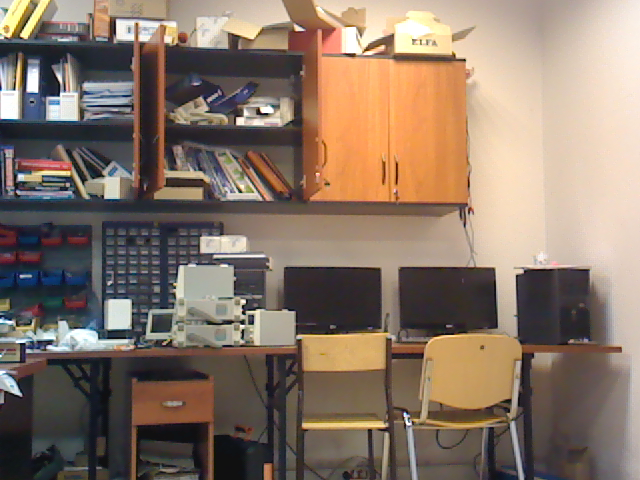
#> input picture Lab8/images/forward-1.bmp, 640 x 480 px
$ python detect.py
#> lines starting #> are read from the running program, lines starting #| are printed output that depends on the picture
import cv2
import numpy as np
from time import time

image = cv2.imread("images/forward-1.bmp")
#> image is the input picture: shape (480, 640, 3); mean B, G, R 103.5, 117.9, 136.1

fast = cv2.FastFeatureDetector_create()
orb = cv2.ORB_create()
sift = cv2.SIFT_create()

tick = time()
keypoints_fast = fast.detect(image)
#> keypoints_fast = 3631 keypoints; strongest (x, y, size): (58, 95, 7), (14, 89, 7), (464, 59, 7), (237, 118, 7)
print(f"FAST num of keypoints: {len(keypoints_fast)}")
#| FAST num of keypoints: 3631
print(f"FAST time: {time() - tick:.4f} s")
print()

image_fast = np.zeros_like(image)
cv2.drawKeypoints(image, keypoints_fast, image_fast)
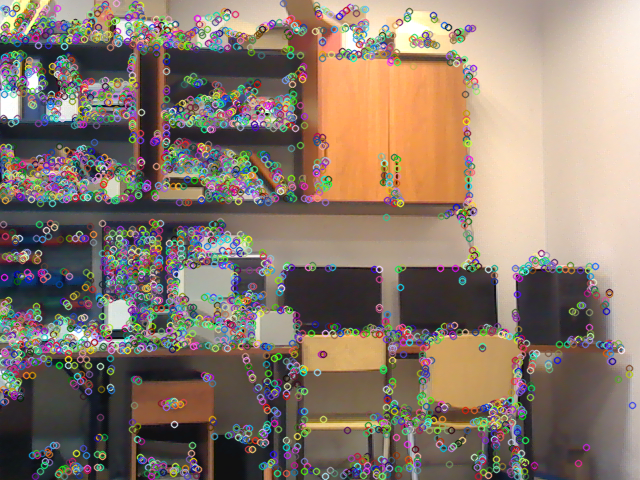
#> image_fast: shape (480, 640, 3); mean B, G, R 108.8, 121.8, 137.7

tick = time()
keypoints_orb = orb.detect(image)
#> keypoints_orb = 500 keypoints; strongest (x, y, size): (261, 111, 31), (263, 112, 37.2), (58, 95, 31), (237, 118, 31)
print(f"ORB num of keypoints: {len(keypoints_orb)}")
#| ORB num of keypoints: 500
print(f"OBR time: {time() - tick:.4f} s")
print()

image_orb = np.zeros_like(image)
cv2.drawKeypoints(image, keypoints_orb, image_orb)
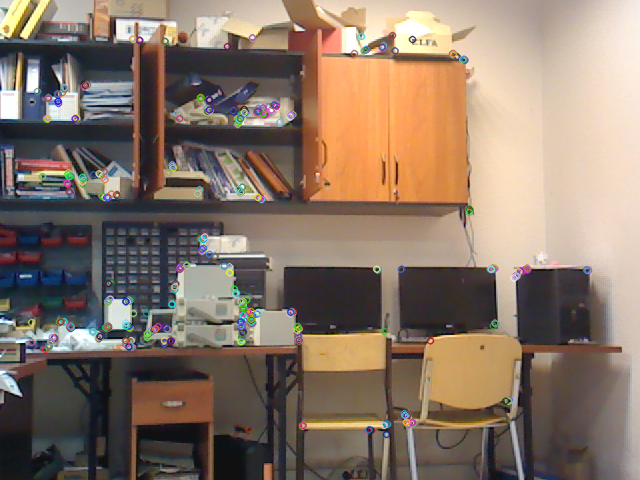
#> image_orb: shape (480, 640, 3); mean B, G, R 103.7, 117.9, 135.9

tick = time()
keypoints_sift = orb.detect(image)
#> keypoints_sift has the same summary as keypoints_orb
print(f"SIFT num of keypoints: {len(keypoints_sift)}")
#| SIFT num of keypoints: 500
print(f"SIFT time: {time() - tick:.4f} s")
print()

image_sift = np.zeros_like(image)
cv2.drawKeypoints(image, keypoints_sift, image_sift)
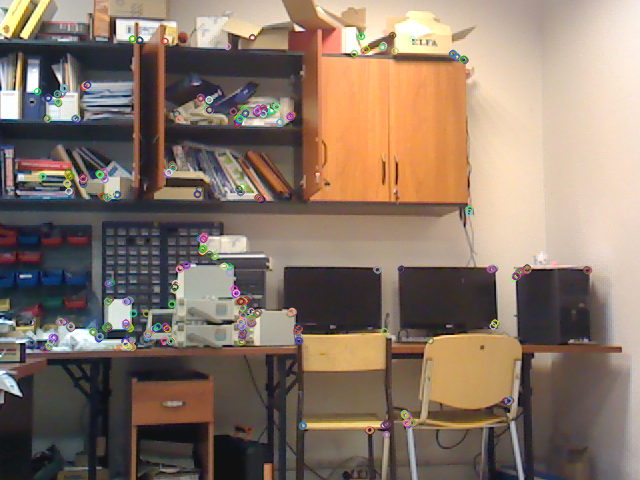
#> image_sift: shape (480, 640, 3); mean B, G, R 103.4, 117.9, 136

brief = cv2.xfeatures2d.BriefDescriptorExtractor_create()
tick = time()
keypoints_fast, desc_brief = brief.compute(image, keypoints_fast)
#> keypoints_fast = 2968 keypoints; strongest (x, y, size): (58, 95, 7), (464, 59, 7), (237, 118, 7), (242, 312, 7)
print(f"BRIEF time: {time() - tick:.4f} s")
print(desc_brief.shape)
#| (2968, 32)
print()

tick = time()
keypoints_orb, desc_orb = orb.compute(image, keypoints_orb)
print(f"ORB time: {time() - tick:.4f} s")
print(desc_orb.shape)
#| (500, 32)
print()

tick = time()
keypoints_sift, desc_sift = sift.compute(image, keypoints_sift)
print(f"SIFT time: {time() - tick:.4f} s")
print(desc_sift.shape)
#| (500, 128)
print()

cv2.imshow("fast", image_fast)
cv2.imshow("orb", image_orb)
cv2.imshow("sift", image_sift)

cv2.waitKey(0)
cv2.destroyAllWindows()

$ run again, with Lab8/images/forward-2.bmp copied over Lab8/images/forward-1.bmp
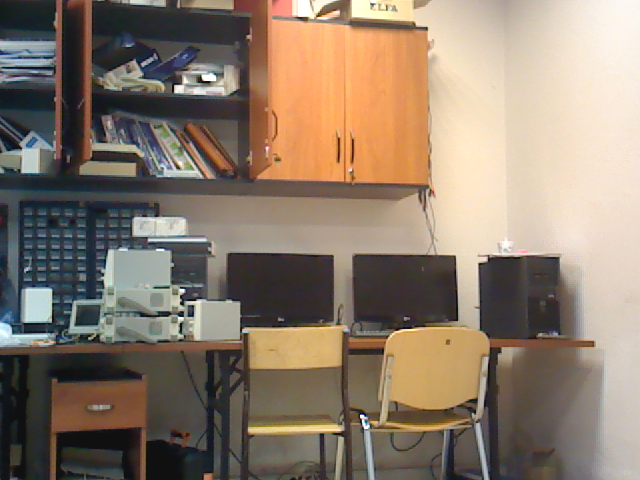
#> input picture Lab8/images/forward-2.bmp, 640 x 480 px
#> image is the input picture: shape (480, 640, 3); mean B, G, R 107.8, 123.7, 139.6
#> `keypoints_fast = fast.detect(image)`: keypoints_fast = 2784 keypoints; strongest (x, y, size): (362, 415, 7), (180, 303, 7), (175, 86, 7), (426, 27, 7)
#| FAST num of keypoints: 2784
#> `cv2.drawKeypoints(image, keypoints_fast, image_fast)`:
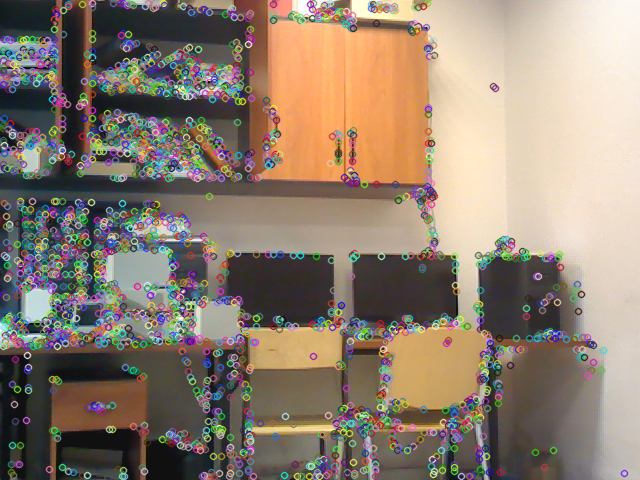
#> image_fast: shape (480, 640, 3); mean B, G, R 112.7, 127.6, 142.6
#> keypoints_orb = 500 keypoints; strongest (x, y, size): (362, 415, 31), (204, 80, 31), (175, 86, 31), (183, 291, 31)
#| ORB num of keypoints: 500
#> keypoints_sift has the same summary as keypoints_orb
#| SIFT num of keypoints: 500
#> `cv2.drawKeypoints(image, keypoints_sift, image_sift)`:
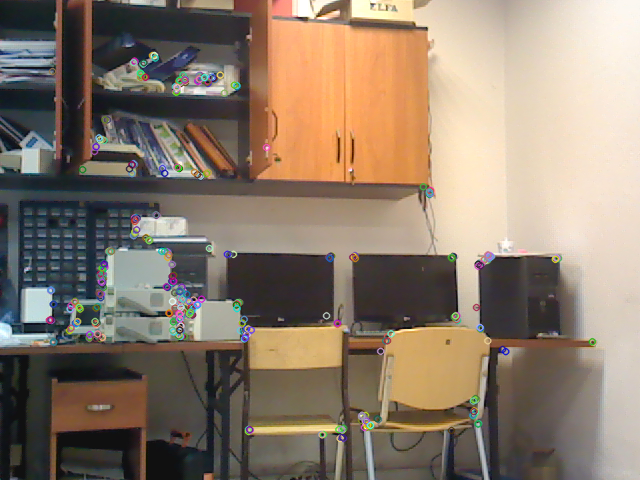
#> image_sift: shape (480, 640, 3); mean B, G, R 108.1, 123.8, 139.6
#> `keypoints_fast, desc_brief = brief.compute(image, keypoints_fast)`: keypoints_fast = 2365 keypoints; strongest (x, y, size): (362, 415, 7), (180, 303, 7), (175, 86, 7), (183, 291, 7)
#| (2365, 32)
#| (500, 32)
#| (500, 128)

$ run again, with Lab8/images/forward-3.bmp copied over Lab8/images/forward-1.bmp
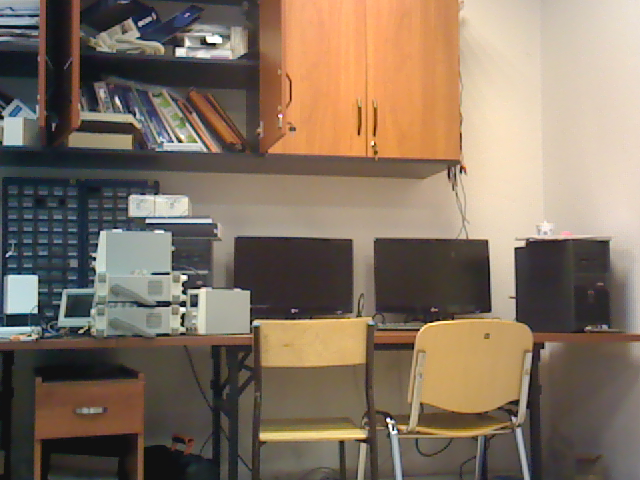
#> input picture Lab8/images/forward-3.bmp, 640 x 480 px
#> image is the input picture: shape (480, 640, 3); mean B, G, R 97.2, 114, 130.9
#> `keypoints_fast = fast.detect(image)`: keypoints_fast = 2667 keypoints; strongest (x, y, size): (393, 429, 7), (388, 419, 7), (172, 141, 7), (515, 248, 7)
#| FAST num of keypoints: 2667
#> `cv2.drawKeypoints(image, keypoints_fast, image_fast)`:
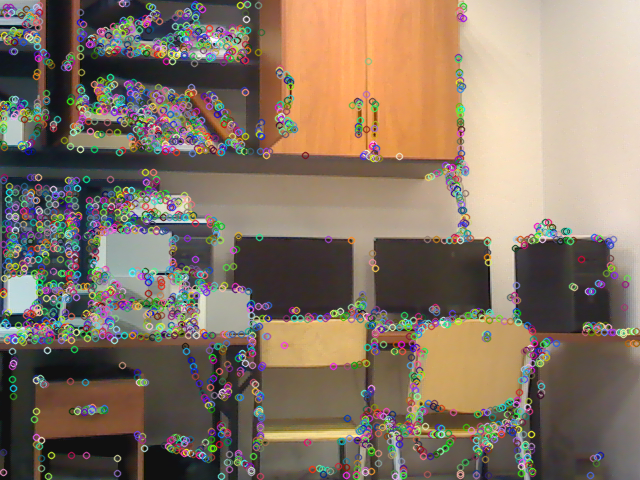
#> image_fast: shape (480, 640, 3); mean B, G, R 102.2, 118, 134
#> keypoints_orb = 500 keypoints; strongest (x, y, size): (388, 419, 31), (185, 277, 31), (208, 42, 31), (393, 429, 31)
#| ORB num of keypoints: 500
#> keypoints_sift has the same summary as keypoints_orb
#| SIFT num of keypoints: 500
#> `cv2.drawKeypoints(image, keypoints_sift, image_sift)`:
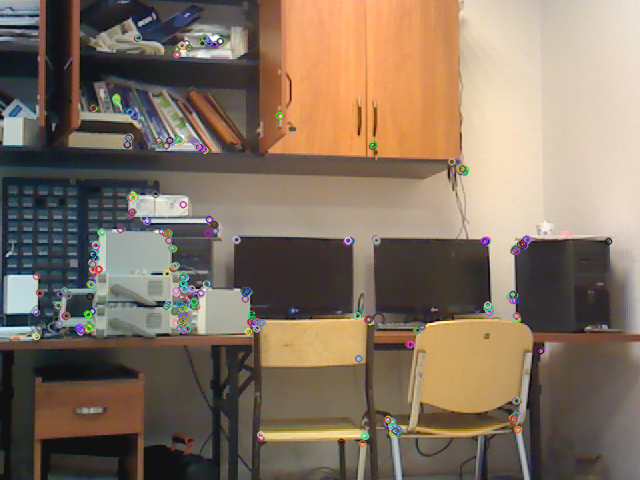
#> image_sift: shape (480, 640, 3); mean B, G, R 97.5, 114, 130.9
#> `keypoints_fast, desc_brief = brief.compute(image, keypoints_fast)`: keypoints_fast = 2292 keypoints; strongest (x, y, size): (393, 429, 7), (388, 419, 7), (172, 141, 7), (515, 248, 7)
#| (2292, 32)
#| (500, 32)
#| (500, 128)

$ run again, with Lab8/images/forward-4.bmp copied over Lab8/images/forward-1.bmp
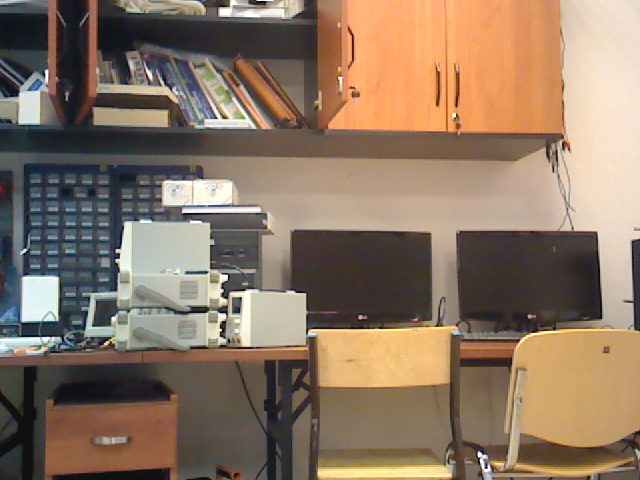
#> input picture Lab8/images/forward-4.bmp, 640 x 480 px
#> image is the input picture: shape (480, 640, 3); mean B, G, R 99.2, 118.1, 139
#> `keypoints_fast = fast.detect(image)`: keypoints_fast = 2937 keypoints; strongest (x, y, size): (486, 467, 7), (220, 329, 7), (240, 298, 7), (118, 257, 7)
#| FAST num of keypoints: 2937
#> `cv2.drawKeypoints(image, keypoints_fast, image_fast)`:
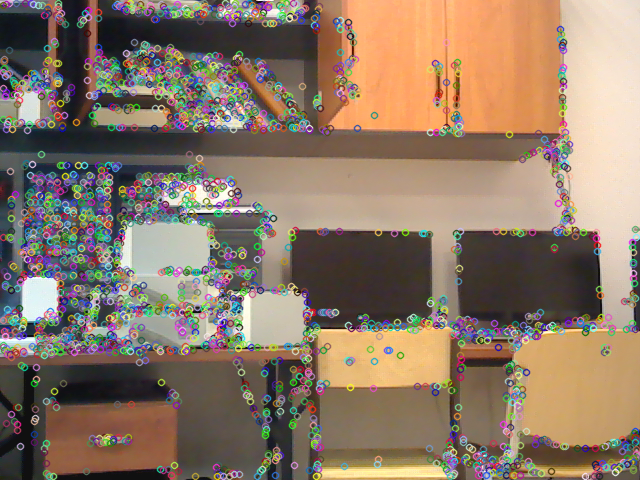
#> image_fast: shape (480, 640, 3); mean B, G, R 103.3, 120.8, 140.3
#> keypoints_orb = 500 keypoints; strongest (x, y, size): (227, 276, 31), (226, 277, 37.2), (118, 257, 31), (224, 315, 31)
#| ORB num of keypoints: 500
#> keypoints_sift has the same summary as keypoints_orb
#| SIFT num of keypoints: 500
#> `cv2.drawKeypoints(image, keypoints_sift, image_sift)`:
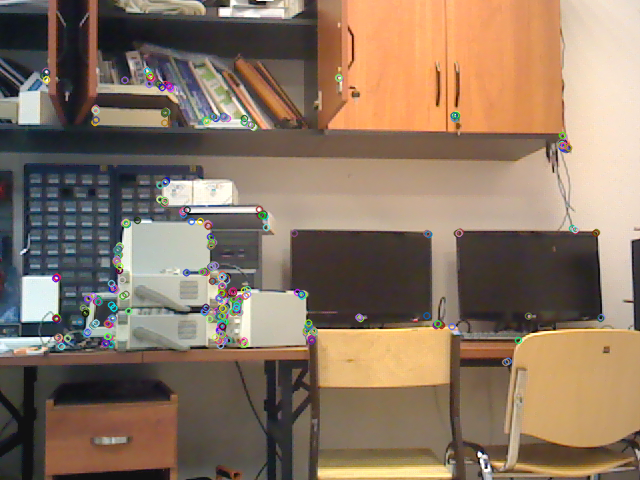
#> image_sift: shape (480, 640, 3); mean B, G, R 99.3, 118, 138.7
#> `keypoints_fast, desc_brief = brief.compute(image, keypoints_fast)`: keypoints_fast = 2395 keypoints; strongest (x, y, size): (220, 329, 7), (240, 298, 7), (118, 257, 7), (220, 327, 7)
#| (2395, 32)
#| (500, 32)
#| (500, 128)
